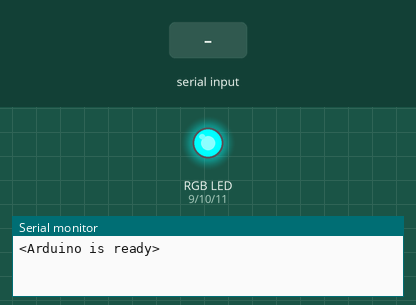
Recording of a sketch running on a simulated Arduino Uno, built with avr-gcc and run on an emulated ATmega328P. Parts: an RGB LED mixed from three pins (HIGH = lit), the last lines printed to the serial monitor. The test bench sets the inputs (shaded band). Dim RGB values are drawn brighter than linear.

Above: at 4.2 s.
4.3 s: "90,45\n" received over Serial
At 4.6 s:
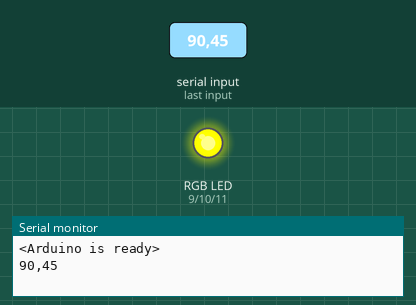
5.8 s: "200\n" received over Serial
At 6.9 s:
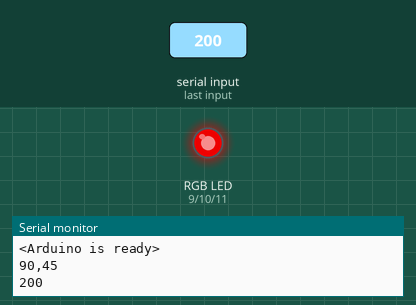
7.3 s: "30,150\n" received over Serial
At 8.1 s:
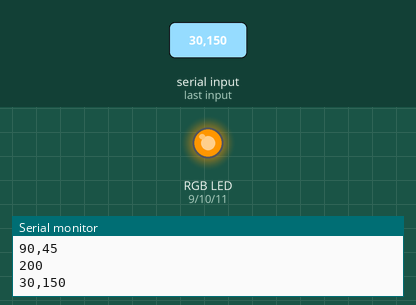
8.8 s: "0\n" received over Serial
At 9.1 s:
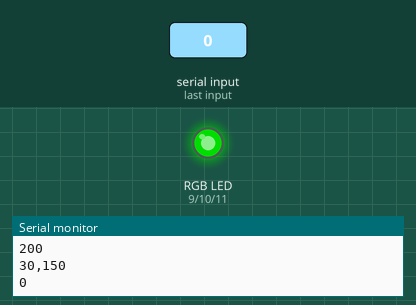
10.3 s: "5\n" received over Serial
At 11.4 s:
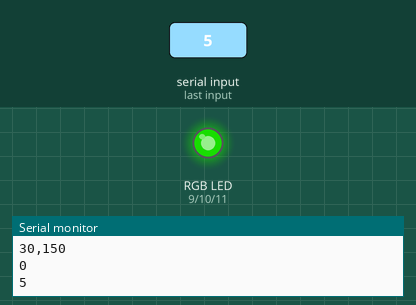
11.8 s: "90\n" received over Serial
At 12.6 s:
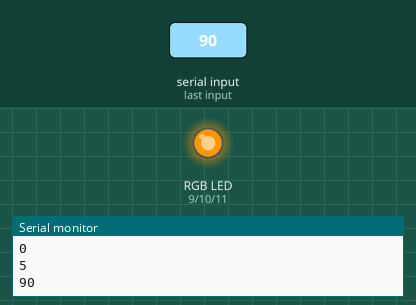
Timing chart, 0 to 14.3 s (numbered marks = the images above; inputs shaded):
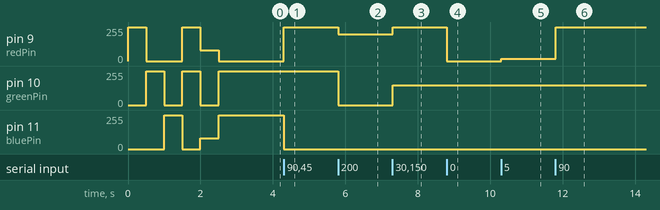

Measured:
- after the input at 4.3 s, pin 9 (redPin): 0/255 → 255/255 at once; pin 11 (bluePin): 255/255 → 0/255 at once
- after the input at 5.8 s, pin 9 (redPin): 255/255 → 200/255 at once; pin 10 (greenPin): 255/255 → 0/255 at once
- after the input at 7.3 s, pin 9 (redPin): 200/255 → 255/255 at once; pin 10 (greenPin): 0/255 → 150/255 at once
- after the input at 8.8 s, pin 9 (redPin): 255/255 → 0/255 at once
- after the input at 10.3 s, pin 9 (redPin): 0/255 → 16/255 at once
- after the input at 11.8 s, pin 9 (redPin): 16/255 → 255/255 at once

The sketch:

RGBControl.ino
```cpp
const byte numChars = 32;
char receivedChars[numChars]; // an array to store the received data

boolean newData = false;

// Define our pins
int redPin = 9;     // Red LED hooked to pwm 9
int greenPin = 10;  // Green LED hooked to pwm 10
int bluePin = 11;   // Blue LED hooked to pwm 11

void setup(void)
{
  // Set up our pins
  pinMode(redPin, OUTPUT);
  pinMode(greenPin, OUTPUT);
  pinMode(bluePin, OUTPUT);

  // Start Serial
  Serial.begin(9600);

  // Run our start-up sequence
  bootSequence();
  Serial.println("<Arduino is ready>");
}

void loop() {
  static byte ndx = 0;
  char endMarker = '\n';
  char rc;
  int red = 0;
  int green = 0;
  int blue = 0;

  if (Serial.available() > 0) {
    while (Serial.available() > 0 && newData == false) {
      rc = Serial.read();

      if (rc != endMarker) {
        receivedChars[ndx] = rc;
        ndx++;
        if (ndx >= numChars) {
          ndx = numChars - 1;
        }
      }
      else {
        receivedChars[ndx] = '\0'; // terminate the string
        ndx = 0;
        newData = true;
      }
    }
  }

  if (newData == true) {
    for(int i = 0; i < 3; i++) {
      int c = (int)receivedChars[i] - 48;
      red *= 10;
      red += c;
    }
    setRed(red);

    for(int i = 3; i < 6; i++) {
      int c = (int)receivedChars[i] - 48;
      green *= 10;
      green += c;
    }
    setGreen(green);

    for(int i = 6; i < 9; i++) {
      int c = (int)receivedChars[i] - 48;
      blue *= 10;
      blue += c;
    }
    setBlue(blue);

    Serial.println(receivedChars);
    newData = false;
  }
}

// Serial.read() appears to go much faster than we can send text.
// Therefore, we add a method to do a blocking read.
int getNextByte() {
  while (Serial.available() == 0) {
    // BLOCK
  }
  return Serial.read();
}

// Something to do when the 8BitBox is first powered on
// Just flash some pretty colors :-)
void bootSequence() {
  setColor(255, 0, 0);  // red
  delay(500);
  setColor(0, 255, 0);  // green
  delay(500);
  setColor(0, 0, 255);  // blue
  delay(500);
  setColor(255, 255, 0);  // yellow
  delay(500);
  setColor(80, 0, 80);  // purple
  delay(500);
  setColor(0, 255, 255);  // aqua
  delay(500);
}

// Set the PWM of the Red LED
void setRed(int val) {
  // Sanitize the value
  if (val > 255) {
    val = 255;
  }
  if (val < 0) {
    val = 0;
  }
  analogWrite(redPin, val);
}

// Set the PWM of the Green LED
void setGreen(int val) {
  // Sanitize the value
  if (val > 255) {
    val = 255;
  }
  if (val < 0) {
    val = 0;
  }
  analogWrite(greenPin, val);
}

// Set the PWM of the Blue LED
void setBlue(int val) {
  // Sanitize the value
  if (val > 255) {
    val = 255;
  }
  if (val < 0) {
    val = 0;
  }
  analogWrite(bluePin, val);
}


// Set all the colors at once
void setColor(int red, int green, int blue) {
  setRed(red);
  setGreen(green);
  setBlue(blue);
}
```
